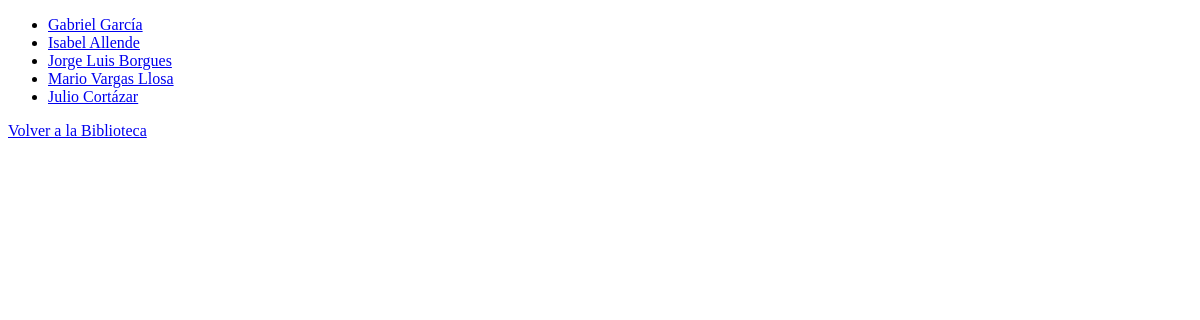
Before: /authors/ with the older database file.
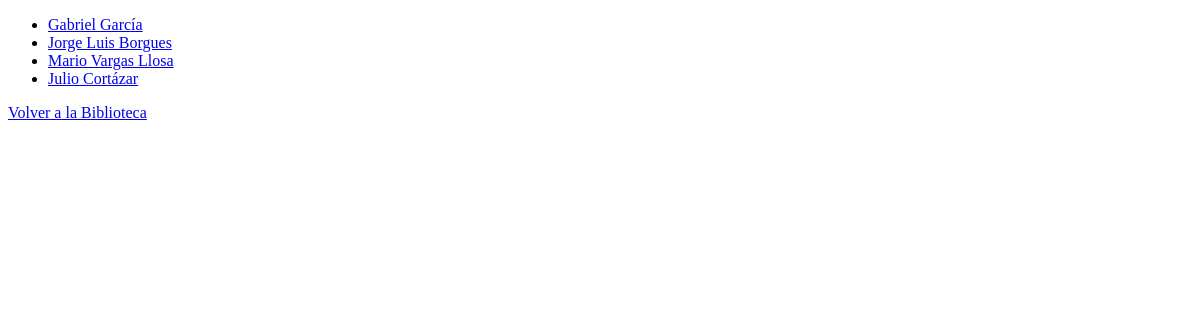
After: the same page with the newer database file.
### library/models.py (models this page shows)
class Author(models.Model):
    id_author = models.AutoField(primary_key=True)
    name = models.CharField(max_length=100)
    birth_date = models.DateField(null=True, blank=True)

### library/views.py (the view)
# urls.py: path('authors/', views.AuthorListView.as_view(), name='author_list'),
class AuthorListView(ListView):
    model = Author
    template_name = 'library/author_list.html'

### library/templates/library/author_list.html (shortened to what this page needs)
<!DOCTYPE html>
<html lang="en">
<head>
</head>
<body>
    <ul>
        {% for author in author_list %}
            <li>
                <a href="{% url 'author_detail' pk=author.id_author %}">
                    {{ author.name }}
                </a>
            </li>
        {% empty %}
            <li>No hay registros de autores.</li>
        {% endfor %}
    </ul>
    <a href="{% url 'welcome_template' %}">Volver a la Biblioteca</a>
</body>
</html>

Changed rows visible on the page:
removed Author: name "Isabel Allende"
